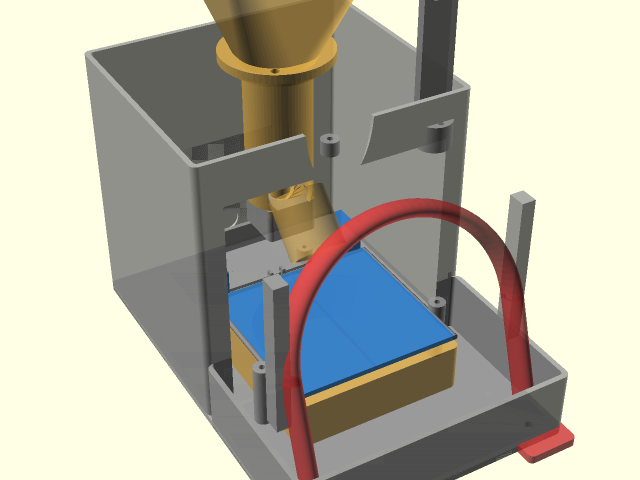
#> input picture 3d-models/renders/assembly_corner.png, 1280 x 960 px, found by its file name (shown at 1/2 size)
$ python label_renders.py
#> lines starting #> are read from the running program, lines starting #| are printed output that depends on the picture
#!/usr/bin/env python3
"""Add part labels with leader lines to assembly renders."""

from PIL import Image, ImageDraw, ImageFont
import sys

# Try to get a clean font, fall back to default
try:
    FONT = ImageFont.truetype("/System/Library/Fonts/Helvetica.ttc", 16)
    FONT_BOLD = ImageFont.truetype("/System/Library/Fonts/Helvetica.ttc", 18)
except:
    FONT = ImageFont.load_default()
    FONT_BOLD = FONT

BG_COLOR = (255, 255, 255, 200)
TEXT_COLOR = (30, 30, 30)
LINE_COLOR = (60, 60, 60)
DOT_COLOR = (255, 50, 50)
DOT_R = 4


def add_label(draw, text, label_xy, target_xy, align="left"):
    """Draw a label with a leader line to a target point."""
    lx, ly = label_xy
    tx, ty = target_xy

    # Draw leader line
    draw.line([lx, ly, tx, ty], fill=LINE_COLOR, width=1)

    # Draw target dot
    draw.ellipse([tx-DOT_R, ty-DOT_R, tx+DOT_R, ty+DOT_R], fill=DOT_COLOR)

    # Measure text
    bbox = draw.textbbox((0, 0), text, font=FONT)
    tw, th = bbox[2] - bbox[0], bbox[3] - bbox[1]
    pad = 4

    # Position label box
    if align == "right":
        bx = lx - tw - 2*pad
    else:
        bx = lx
    by = ly - th//2 - pad

    # Draw background
    draw.rectangle([bx-pad, by, bx+tw+pad, by+th+2*pad], fill=BG_COLOR, outline=LINE_COLOR)

    # Draw text
    draw.text((bx, by+pad), text, fill=TEXT_COLOR, font=FONT)


def label_corner():
    """Label the corner/isometric view."""
    img = Image.open("3d-models/renders/assembly_corner.png").convert("RGBA")
    overlay = Image.new("RGBA", img.size, (0,0,0,0))
#> overlay: PIL image 1280x960 RGBA; every value is 0
    draw = ImageDraw.Draw(overlay)

    # Part labels: (text, label_position, target_point, alignment)
    labels = [
        # Top area
        ("1. Hopper Lid",          (50, 40),    (640, 95),    "left"),
        ("2. Hopper",              (50, 80),    (600, 260),   "left"),
        ("3. Auger Tube+Screw",    (50, 120),   (550, 430),   "left"),
        ("4. Motor Mount",         (1200, 40),  (1000, 280),  "right"),
        ("5. Camera Mount",        (1200, 80),  (1040, 340),  "right"),

        # Mid area
        ("6. Gate Servo Bracket",  (1200, 160), (880, 470),   "right"),
        ("7. Gate Bumper (TPU)",   (1200, 200), (850, 490),   "right"),
        ("8. Gate Hinge Mount",    (1200, 240), (820, 430),   "right"),
        ("9. Gate Flap",           (1200, 320), (870, 570),   "right"),

        # Lower area
        ("10. RFID Halo Arch",     (1200, 440), (1020, 670),  "right"),
        ("11. Bowl",               (50, 560),   (500, 650),   "left"),
        ("12. Bowl Shelf",         (50, 600),   (580, 780),   "left"),
        ("13. Electronics Tray",   (50, 340),   (350, 550),   "left"),
        ("14. Rear Box (Body)",    (50, 260),   (420, 500),   "left"),

        # Bottom
        ("15. Halo Feet",          (1200, 560), (1060, 870),  "right"),
        ("16. TPU Feet",           (50, 860),   (250, 900),   "left"),
    ]

    for text, label_xy, target_xy, align in labels:
        add_label(draw, text, label_xy, target_xy, align)

    # Title
    draw.text((20, 1160), "Cat Feeder 5000 — Corner View (Labeled)", fill=TEXT_COLOR, font=FONT_BOLD)

    result = Image.alpha_composite(img, overlay)
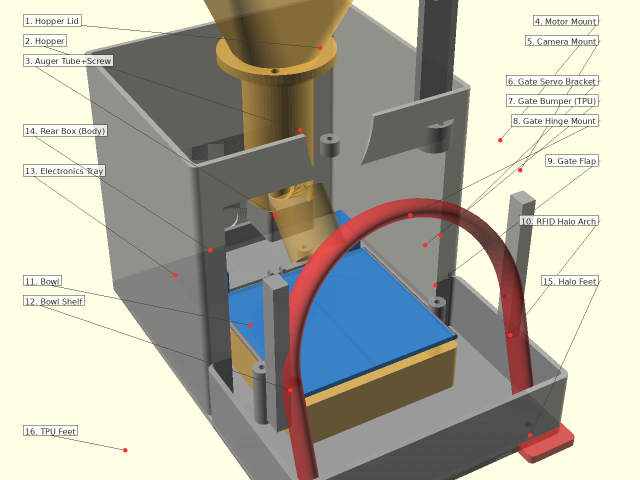
#> result: PIL image 1280x960 RGBA (shown at 1/2 size); mean R, G, B, A 176.1, 173.8, 161.4, 255
    result = result.convert("RGB")
#> result: PIL image 1280x960 RGB
    result.save("3d-models/renders/assembly_corner_labeled.png")
    print("Saved: assembly_corner_labeled.png")


def label_front():
    """Label the front view."""
    img = Image.open("3d-models/renders/assembly_front.png").convert("RGBA")
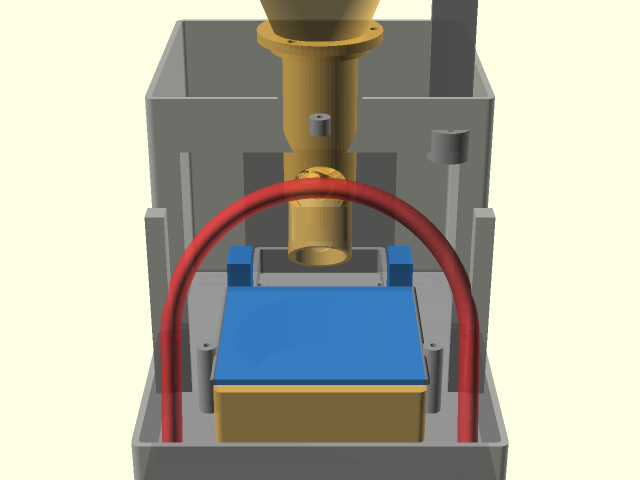
#> input picture 3d-models/renders/assembly_front.png, 1280 x 960 px, found by its file name (shown at 1/2 size)
    overlay = Image.new("RGBA", img.size, (0,0,0,0))
    draw = ImageDraw.Draw(overlay)

    labels = [
        ("1. Hopper",             (50, 40),    (680, 120),   "left"),
        ("2. Camera Mount",       (1200, 40),  (1150, 250),  "right"),
        ("3. Gate Servo Bracket", (1200, 120), (900, 370),   "right"),
        ("4. Gate Bumper (TPU)",  (1200, 170), (830, 420),   "right"),
        ("5. Auger Screw",       (50, 200),   (700, 450),   "left"),
        ("6. RFID Halo Arch",    (50, 500),   (550, 620),   "left"),
        ("7. Gate Flap",         (1200, 350), (830, 550),   "right"),
        ("8. Rear Box (Body)",   (1200, 250), (1020, 350),  "right"),
    ]

    for text, label_xy, target_xy, align in labels:
        add_label(draw, text, label_xy, target_xy, align)

    draw.text((20, 1160), "Cat Feeder 5000 — Front View (Labeled)", fill=TEXT_COLOR, font=FONT_BOLD)

    result = Image.alpha_composite(img, overlay)
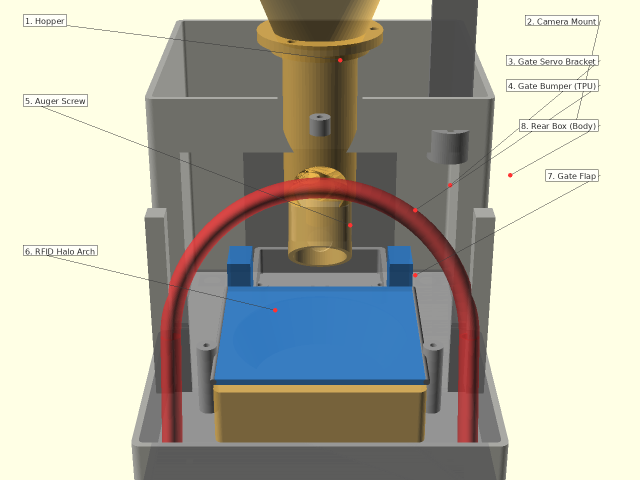
#> result: PIL image 1280x960 RGBA (shown at 1/2 size); mean R, G, B, A 176.8, 175.2, 162, 255
    result.convert("RGB").save("3d-models/renders/assembly_front_labeled.png")
    print("Saved: assembly_front_labeled.png")


def label_side():
    """Label the side view."""
    img = Image.open("3d-models/renders/assembly_side.png").convert("RGBA")
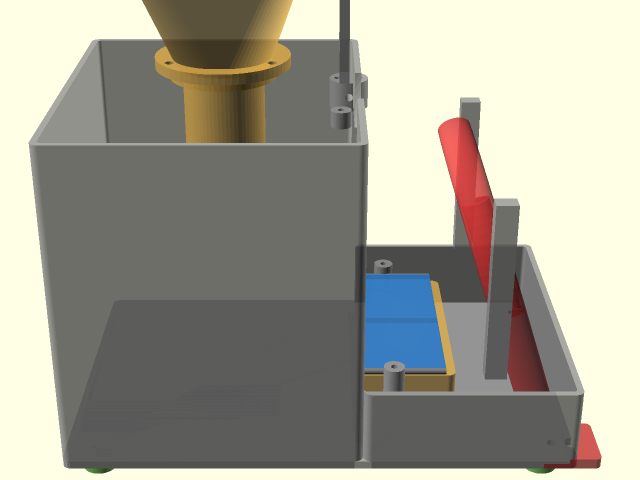
#> input picture 3d-models/renders/assembly_side.png, 1280 x 960 px, found by its file name (shown at 1/2 size)
    overlay = Image.new("RGBA", img.size, (0,0,0,0))
    draw = ImageDraw.Draw(overlay)

    labels = [
        ("1. Hopper + Lid",       (50, 40),    (700, 120),   "left"),
        ("2. Camera Mount",       (50, 120),   (280, 310),   "left"),
        ("3. Gate Servo Bracket", (50, 240),   (380, 450),   "left"),
        ("4. Auger Tube",         (1200, 80),  (920, 350),   "right"),
        ("5. Rear Box (Body)",    (1200, 200), (1000, 500),  "right"),
        ("6. RFID Halo Arch",     (50, 400),   (220, 550),   "left"),
        ("7. Gate Flap",          (50, 500),   (370, 580),   "left"),
        ("8. Bowl",               (50, 600),   (350, 720),   "left"),
        ("9. Bowl Shelf",         (50, 700),   (400, 790),   "left"),
        ("10. Floor Plate",       (1200, 600), (900, 830),   "right"),
        ("11. TPU Feet",          (1200, 700), (1100, 870),  "right"),
        ("12. Halo Foot",         (50, 820),   (140, 880),   "left"),
    ]

    for text, label_xy, target_xy, align in labels:
        add_label(draw, text, label_xy, target_xy, align)

    draw.text((20, 1160), "Cat Feeder 5000 — Side View (Labeled)", fill=TEXT_COLOR, font=FONT_BOLD)

    result = Image.alpha_composite(img, overlay)
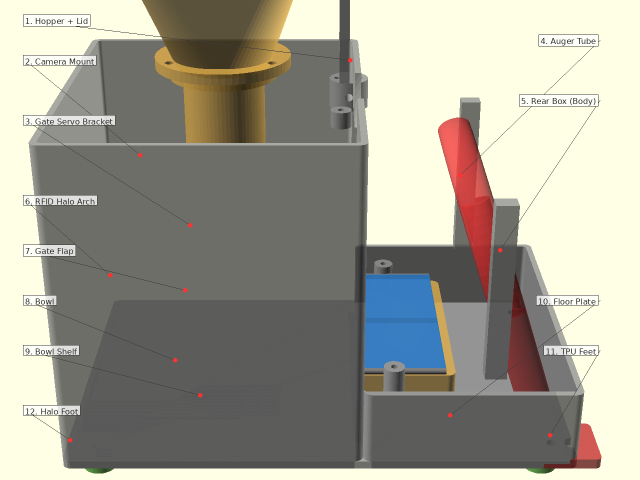
#> result: PIL image 1280x960 RGBA (shown at 1/2 size); mean R, G, B, A 161.4, 158.9, 146.9, 255
    result.convert("RGB").save("3d-models/renders/assembly_side_labeled.png")
    print("Saved: assembly_side_labeled.png")


if __name__ == "__main__":
    label_corner()
    label_front()
    label_side()
    print("Done!")
